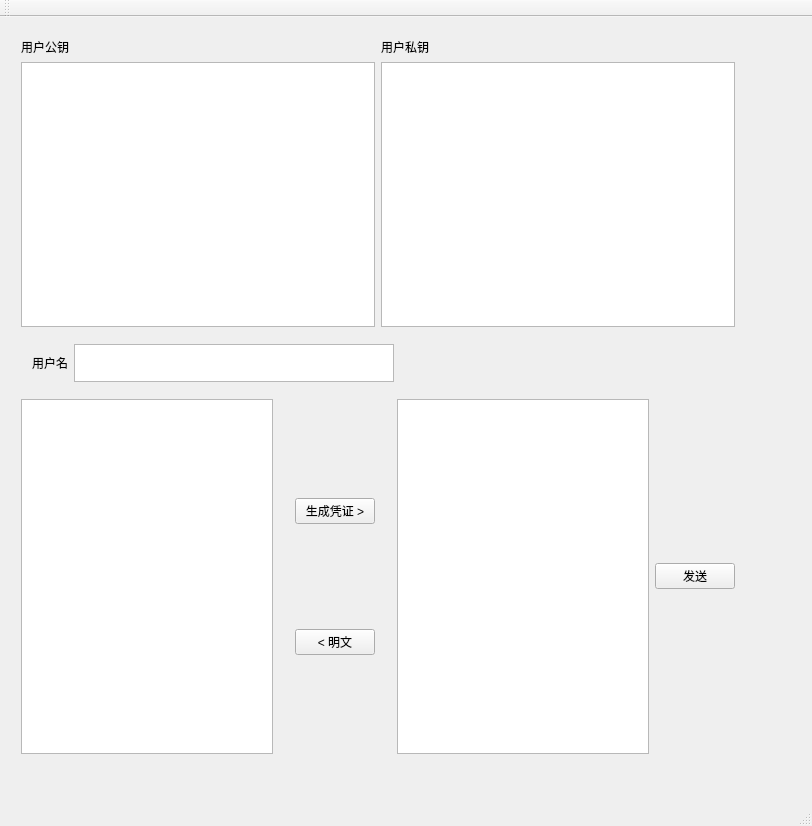
<?xml version="1.0" encoding="UTF-8"?>
<ui version="4.0">
 <class>openssl_winClass</class>
 <widget class="QMainWindow" name="openssl_winClass">
  <property name="geometry">
   <rect>
    <x>0</x>
    <y>0</y>
    <width>812</width>
    <height>826</height>
   </rect>
  </property>
  <property name="windowTitle">
   <string>openssl_win</string>
  </property>
  <widget class="QWidget" name="centralWidget">
   <widget class="QWidget" name="layoutWidget">
    <property name="geometry">
     <rect>
      <x>10</x>
      <y>10</y>
      <width>736</width>
      <height>738</height>
     </rect>
    </property>
    <layout class="QVBoxLayout" name="verticalLayout_3">
     <item>
      <layout class="QVBoxLayout" name="verticalLayout_2">
       <property name="sizeConstraint">
        <enum>QLayout::SetMinimumSize</enum>
       </property>
       <item>
        <layout class="QGridLayout" name="gridLayout">
         <item row="1" column="0">
          <widget class="QTextBrowser" name="user_pub"/>
         </item>
         <item row="0" column="0">
          <widget class="QLabel" name="label">
           <property name="text">
            <string>用户公钥</string>
           </property>
          </widget>
         </item>
         <item row="0" column="1">
          <widget class="QLabel" name="label_2">
           <property name="text">
            <string>用户私钥</string>
           </property>
          </widget>
         </item>
         <item row="1" column="1">
          <widget class="QTextBrowser" name="user_priv"/>
         </item>
        </layout>
       </item>
       <item>
        <widget class="QWidget" name="widget" native="true">
         <property name="sizePolicy">
          <sizepolicy hsizetype="Preferred" vsizetype="Minimum">
           <horstretch>0</horstretch>
           <verstretch>0</verstretch>
          </sizepolicy>
         </property>
         <property name="maximumSize">
          <size>
           <width>16777215</width>
           <height>60</height>
          </size>
         </property>
         <layout class="QHBoxLayout" name="horizontalLayout_3">
          <item>
           <widget class="QLabel" name="label_3">
            <property name="text">
             <string>用户名</string>
            </property>
           </widget>
          </item>
          <item>
           <widget class="QTextEdit" name="user_name">
            <property name="sizePolicy">
             <sizepolicy hsizetype="Expanding" vsizetype="Minimum">
              <horstretch>0</horstretch>
              <verstretch>0</verstretch>
             </sizepolicy>
            </property>
           </widget>
          </item>
          <item>
           <spacer name="horizontalSpacer">
            <property name="orientation">
             <enum>Qt::Horizontal</enum>
            </property>
            <property name="sizeHint" stdset="0">
             <size>
              <width>330</width>
              <height>20</height>
             </size>
            </property>
           </spacer>
          </item>
         </layout>
        </widget>
       </item>
      </layout>
     </item>
     <item>
      <layout class="QHBoxLayout" name="horizontalLayout_2">
       <item>
        <widget class="QTextBrowser" name="user_decode"/>
       </item>
       <item>
        <layout class="QHBoxLayout" name="horizontalLayout">
         <property name="sizeConstraint">
          <enum>QLayout::SetMinimumSize</enum>
         </property>
         <item>
          <spacer name="horizontalSpacer_4">
           <property name="orientation">
            <enum>Qt::Horizontal</enum>
           </property>
           <property name="sizeHint" stdset="0">
            <size>
             <width>18</width>
             <height>20</height>
            </size>
           </property>
          </spacer>
         </item>
         <item>
          <layout class="QVBoxLayout" name="verticalLayout">
           <item>
            <spacer name="verticalSpacer_2">
             <property name="orientation">
              <enum>Qt::Vertical</enum>
             </property>
             <property name="sizeHint" stdset="0">
              <size>
               <width>20</width>
               <height>68</height>
              </size>
             </property>
            </spacer>
           </item>
           <item>
            <widget class="QPushButton" name="gen_key">
             <property name="text">
              <string>生成凭证 &gt;</string>
             </property>
            </widget>
           </item>
           <item>
            <spacer name="verticalSpacer">
             <property name="orientation">
              <enum>Qt::Vertical</enum>
             </property>
             <property name="sizeHint" stdset="0">
              <size>
               <width>20</width>
               <height>58</height>
              </size>
             </property>
            </spacer>
           </item>
           <item>
            <widget class="QPushButton" name="decode">
             <property name="text">
              <string>&lt; 明文</string>
             </property>
            </widget>
           </item>
           <item>
            <spacer name="verticalSpacer_3">
             <property name="orientation">
              <enum>Qt::Vertical</enum>
             </property>
             <property name="sizeHint" stdset="0">
              <size>
               <width>20</width>
               <height>98</height>
              </size>
             </property>
            </spacer>
           </item>
          </layout>
         </item>
         <item>
          <spacer name="horizontalSpacer_3">
           <property name="orientation">
            <enum>Qt::Horizontal</enum>
           </property>
           <property name="sizeHint" stdset="0">
            <size>
             <width>18</width>
             <height>20</height>
            </size>
           </property>
          </spacer>
         </item>
        </layout>
       </item>
       <item>
        <widget class="QTextEdit" name="user_encode"/>
       </item>
       <item>
        <widget class="QPushButton" name="send">
         <property name="text">
          <string>发送</string>
         </property>
        </widget>
       </item>
      </layout>
     </item>
    </layout>
   </widget>
  </widget>
  <widget class="QMenuBar" name="menuBar">
   <property name="geometry">
    <rect>
     <x>0</x>
     <y>0</y>
     <width>812</width>
     <height>23</height>
    </rect>
   </property>
  </widget>
  <widget class="QToolBar" name="mainToolBar">
   <attribute name="toolBarArea">
    <enum>TopToolBarArea</enum>
   </attribute>
   <attribute name="toolBarBreak">
    <bool>false</bool>
   </attribute>
  </widget>
  <widget class="QStatusBar" name="statusBar"/>
 </widget>
 <layoutdefault spacing="6" margin="11"/>
 <resources>
  <include location="openssl_win.qrc"/>
 </resources>
 <connections/>
</ui>
